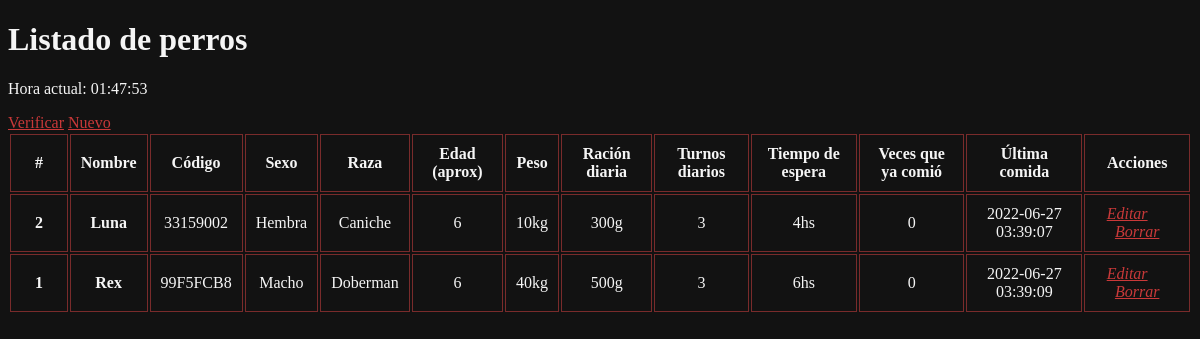
Page /inicio.php on the committed database.
### tables this page shows
CREATE TABLE `perros` (
  `identificador` int(11) NOT NULL,
  `id` varchar(255) NOT NULL,
  `nombre` varchar(255) NOT NULL,
  `foto` varchar(255) NOT NULL,
  `sexo` enum('Macho','Hembra') NOT NULL,
  `raza` varchar(255) NOT NULL,
  `edad` int(11) NOT NULL,
  `peso` int(11) NOT NULL,
  `racion` int(11) NOT NULL,
  `turnos` int(11) NOT NULL,
  `cooldown` int(11) NOT NULL,
  `veces` varchar(255) NOT NULL,
  `ultima` timestamp NOT NULL DEFAULT current_timestamp()
);

### inicio.php (the view, shortened to what this page needs)
<!DOCTYPE html>
<html lang="es">
<html>
	<head>
    <link rel="stylesheet" href="css/temp.css">
	</head>
	<body>
  <div class="container">
            <div>
                <div class="tabla">
                  <table class="table table-hover table-borderless">
      <div class="container">
  <div class="row">
    <div class="col-auto me-auto">
      <h1 class="titulo"><a style="color: var(--negro);" aria-current="page" href="inicio.php""><i class="fa-solid fa-house-chimney"></i></a> Listado de perros</h1>
    </div>
    <div class="col-auto">
    <?php
    $tiempoActualUnix = time() - 10800;
    $horaActual = gmdate('H:i:s', $tiempoActualUnix);
     echo '<p>Hora actual: '. $horaActual . '</p>';
     ?>
      <a
        class="verificar btn btn-outline-dark btn-sm"
        href="verificacion.php"
        ><i class="fa-solid fa-check"></i> Verificar</a
      >
      <a class="nuevo btn btn-dark btn-sm me-md-2" href="registro.php"
        ><i style="color: white" class="fa-solid fa-plus"></i> Nuevo</a
      >
    </div>
  </div>
</div>
<thead>
                      <tr>
                        <th style="width:5%">#</th>
                        <th>Nombre</th>
                        <th>Código</th>
  					  <th>Sexo</th>
  					  <th>Raza</th>
              <th>Edad (aprox)</th>
                        <th>Peso</th>
                        <th>Ración diaria</th>
                        <th>Turnos diarios</th>
                        <th>Tiempo de espera</th>
                        <th>Veces que ya comió</th>
                        <th>Última comida</th>
  					  <th>Acciones</th>
                      </tr>
                    </thead>
                    <tbody>
                  <?php
                   $pdo = Base::connect();
                   $sql = 'SELECT * FROM perros ORDER BY identificador DESC';
                   foreach ($pdo->query($sql) as $row) {
                            echo '<tr>';
                            echo '<td><b>'. $row['identificador'] . '</b></td>';
                            echo '<td><b>'. $row['nombre'] . '</b></td>';
                            echo '<td>'. $row['id'] . '</td>';
                            echo '<td>'. $row['sexo'] . '</td>';
							echo '<td>'. $row['raza'] . '</td>';
							echo '<td>'. $row['edad'] . '</td>';
							echo '<td>'. $row['peso'] . 'kg</td>';
							echo '<td>'. $row['racion'] . 'g</td>';
							echo '<td>'. $row['turnos'] . '</td>';
							echo '<td>'. $row['cooldown'] . 'hs</td>';
							echo '<td>'. $row['veces'] . '</td>';
							echo '<td>'. $row['ultima'] . '</td>';
							echo '<td><a href="editar.php?id='.$row['id'].'"><i style="font-size:16px;margin-right:20px;" class="fa-solid fa-pen">Editar</i></a>';
  							echo '<a href="db_borrar.php?id='.$row['id'].'"><i style="font-size:16px;" class="fa-solid fa-trash-can">Borrar</i></a>';
							echo '</td>';
                            echo '</tr>';
                   }
                  ?>
                  </tbody>
				</table>
			</div>
		</div>
	</body>
</html>

### css/temp.css (style rules this page uses)
body { background-color: #121212; color: whitesmoke; }
a { color: rgb(201, 57, 57); }
table { text-align: center; }
table th, table td { padding: 10px; border:rgb(121, 43, 43) 1px solid; }

### rows in the picture
perros: identificador "2", nombre "Luna", id "33159002", sexo "Hembra", raza "Caniche", edad "6", peso "10", racion "300", turnos "3", cooldown "4", veces "0", ultima "2022-06-27 03:39:07"
perros: identificador "1", nombre "Rex", id "99F5FCB8", sexo "Macho", raza "Doberman", edad "6", peso "40", racion "500", turnos "3", cooldown "6", veces "0", ultima "2022-06-27 03:39:09"

### other values in the picture
$horaActual "01:47:53"
